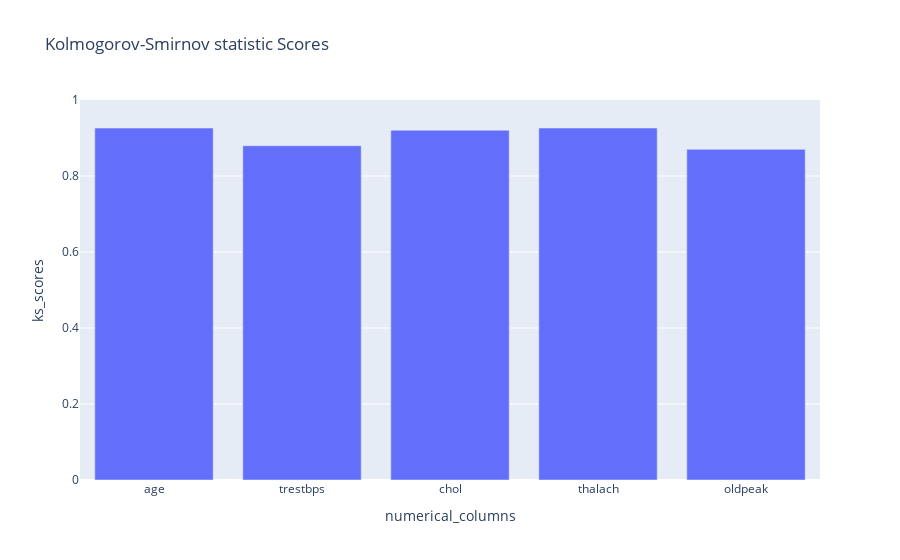

The cell this chart's notebook holds for it:
### Code cell
ks_figure

### Figure 1 — Plotly figure (JSON) as saved in the notebook; plotly's stock layout.template omitted (floating-point values rounded to 4 significant figures)
{"data": [{"alignmentgroup": "True", "hovertemplate": "numerical_columns=%{x}<br>ks_scores=%{y}<extra></extra>", "legendgroup": "", "marker": {"color": "#636efa", "pattern": {"shape": ""}}, "name": "", "offsetgroup": "", "orientation": "v", "showlegend": false, "textposition": "inside", "type": "bar", "x": ["age", "trestbps", "chol", "thalach", "oldpeak"], "xaxis": "x", "y": [0.9261, 0.8797, 0.9205, 0.9262, 0.8701], "yaxis": "y"}], "layout": {"barmode": "relative", "legend": {"tracegroupgap": 0}, "title": {"text": "Kolmogorov-Smirnov statistic Scores"}, "xaxis": {"anchor": "y", "domain": [0, 1], "title": {"text": "numerical_columns"}}, "yaxis": {"anchor": "x", "domain": [0, 1], "range": [0, 1], "title": {"text": "ks_scores"}}}}
